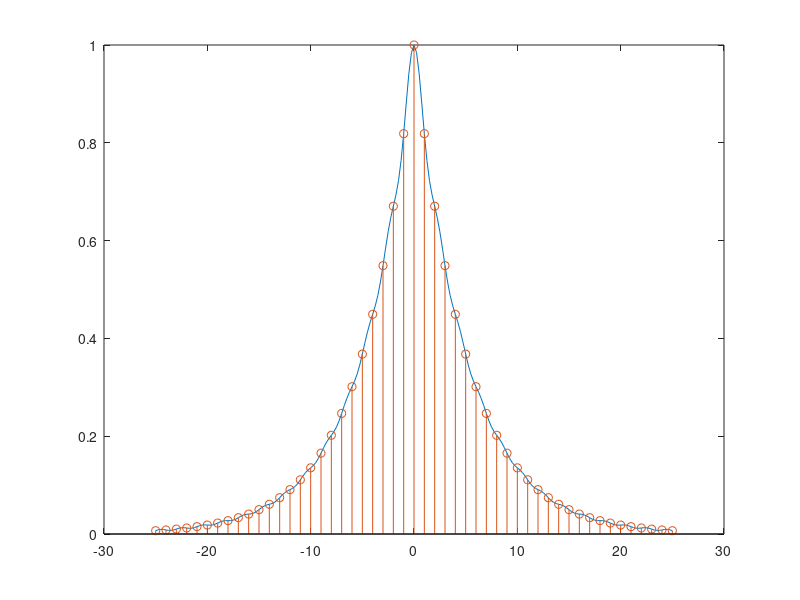

Source code (MATLAB):
% Ex3_21
% 한밭대학교 20191780 육정훈

Ts = 0.0002;
n = -25:1:25;
Fs = 1/Ts;
nTs = n*Ts;
x = exp(-1000*abs(nTs));
Dt = 0.00005;
t = -0.005:Dt:0.005;
xa = x * sinc(Fs*(ones(length(n), 1)*t-nTs'*ones(1, length(t))));

plot(t * 5000, xa); hold on;

stem(n, x); hold off;

error = max(abs(xa - exp(-1000 * abs(t))));
